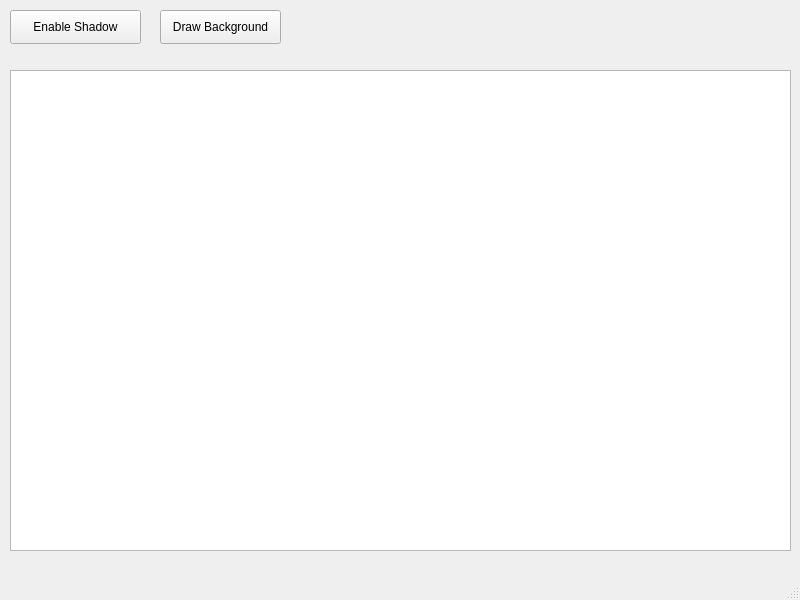
<?xml version="1.0" encoding="UTF-8"?>
<ui version="4.0">
 <class>MainWindow</class>
 <widget class="QMainWindow" name="MainWindow">
  <property name="geometry">
   <rect>
    <x>0</x>
    <y>0</y>
    <width>800</width>
    <height>600</height>
   </rect>
  </property>
  <property name="windowTitle">
   <string>MainWindow</string>
  </property>
  <widget class="QWidget" name="centralwidget">
   <widget class="QGraphicsView" name="graphicsView">
    <property name="geometry">
     <rect>
      <x>10</x>
      <y>70</y>
      <width>781</width>
      <height>481</height>
     </rect>
    </property>
   </widget>
   <widget class="QPushButton" name="enableShadow">
    <property name="geometry">
     <rect>
      <x>10</x>
      <y>10</y>
      <width>131</width>
      <height>34</height>
     </rect>
    </property>
    <property name="text">
     <string>Enable Shadow</string>
    </property>
    <property name="checkable">
     <bool>true</bool>
    </property>
   </widget>
   <widget class="QPushButton" name="drawBackground">
    <property name="geometry">
     <rect>
      <x>160</x>
      <y>10</y>
      <width>121</width>
      <height>34</height>
     </rect>
    </property>
    <property name="text">
     <string>Draw Background</string>
    </property>
    <property name="checkable">
     <bool>true</bool>
    </property>
   </widget>
  </widget>
  <widget class="QMenuBar" name="menubar">
   <property name="geometry">
    <rect>
     <x>0</x>
     <y>0</y>
     <width>800</width>
     <height>30</height>
    </rect>
   </property>
  </widget>
  <widget class="QStatusBar" name="statusbar"/>
 </widget>
 <resources/>
 <connections/>
</ui>
